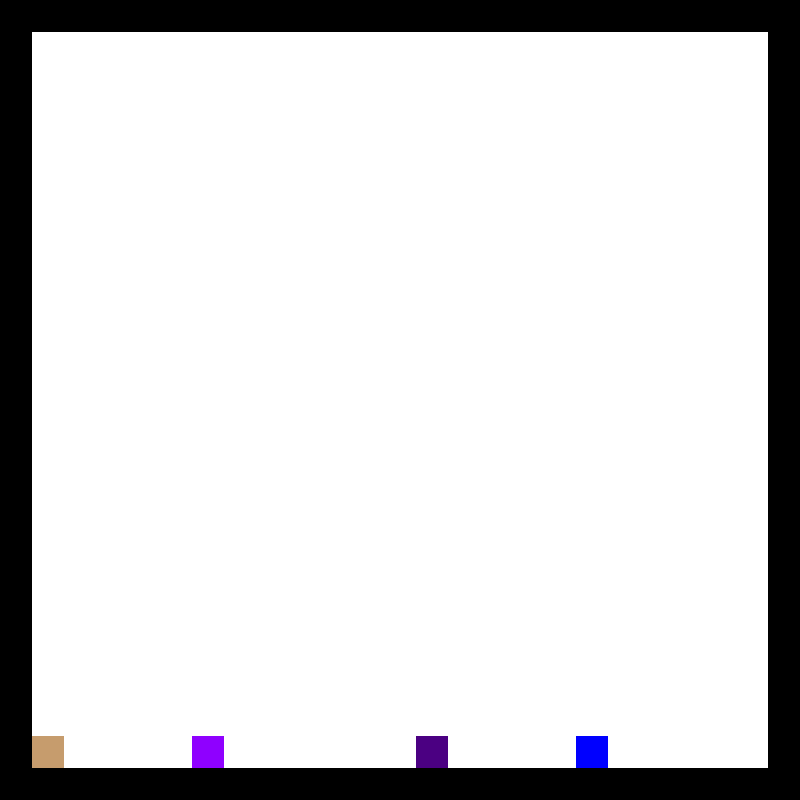

This is a level from a 2D game, rendered from its Tiled map with the project's own tilesets. A one-line summary and the map file follow, with tile-layer data summarised:
An orthogonal 25x25 tile map with 32x32 px tiles, 1 tile layer (Tile Layer 1).

<map version="1.0" orientation="orthogonal" width="25" height="25" tilewidth="32" tileheight="32">
 <tileset firstgid="1" name="map" tilewidth="32" tileheight="32">
  <image source="map.png" width="640" height="640" />
  <tile id="0">
   <properties>
    <property name="name" value="floor" />
   </properties>
  </tile>
  <tile id="1">
   <properties>
    <property name="name" value="white" />
   </properties>
  </tile>
  <tile id="2">
   <properties>
    <property name="name" value="spawn" />
   </properties>
  </tile>
  <tile id="3">
   <properties>
    <property name="name" value="red" />
   </properties>
  </tile>
  <tile id="4">
   <properties>
    <property name="name" value="orange" />
   </properties>
  </tile>
  <tile id="5">
   <properties>
    <property name="name" value="yellow" />
   </properties>
  </tile>
  <tile id="6">
   <properties>
    <property name="name" value="green" />
   </properties>
  </tile>
  <tile id="7">
   <properties>
    <property name="name" value="blue" />
   </properties>
  </tile>
  <tile id="8">
   <properties>
    <property name="name" value="indigo" />
   </properties>
  </tile>
  <tile id="9">
   <properties>
    <property name="name" value="violet" />
   </properties>
  </tile>
  <tile id="10">
   <properties>
    <property name="name" value="wall" />
   </properties>
  </tile>
  <tile id="11">
   <properties>
    <property name="name" value="goal" />
   </properties>
  </tile>
 </tileset>
 <layer name="Tile Layer 1" width="25" height="25">
  <data>[625 cells, 625 non-empty, 6 distinct tile ids]</data>
 </layer>
</map>
